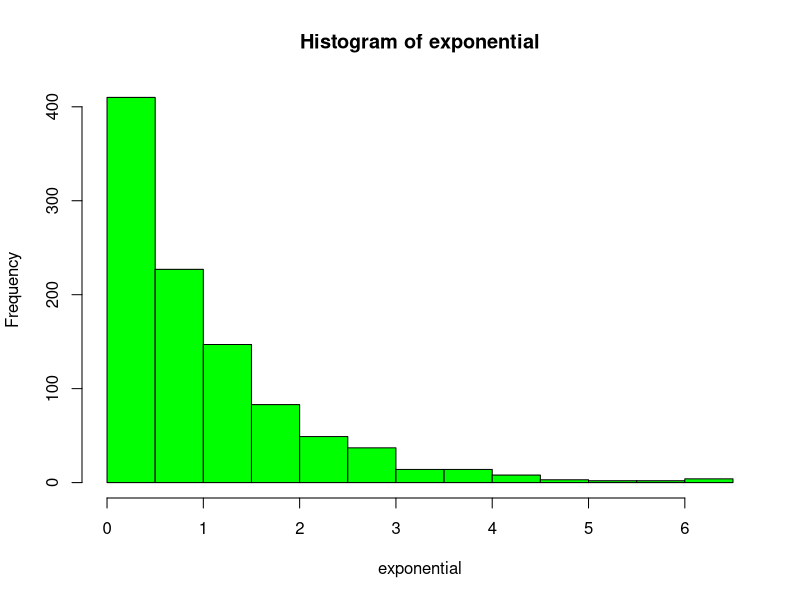
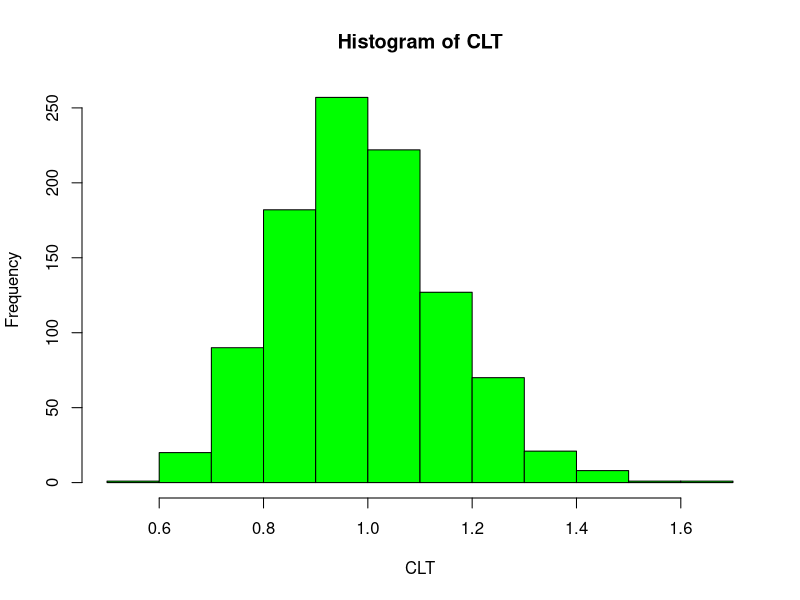

Source code (R) for these figures, in order:
## ---- chunk 1
exponential <- rexp(1000)
mean(exponential)
## ---- chunk 2
CLT <- NULL
for (i in 1 : 1000) CLT <- c(CLT, mean(sample(exponential, 40, replace = TRUE)))
mean(exponential)
mean(CLT)
## ---- chunk 3
hist(exponential, col = "green")
hist(CLT, col="green")
